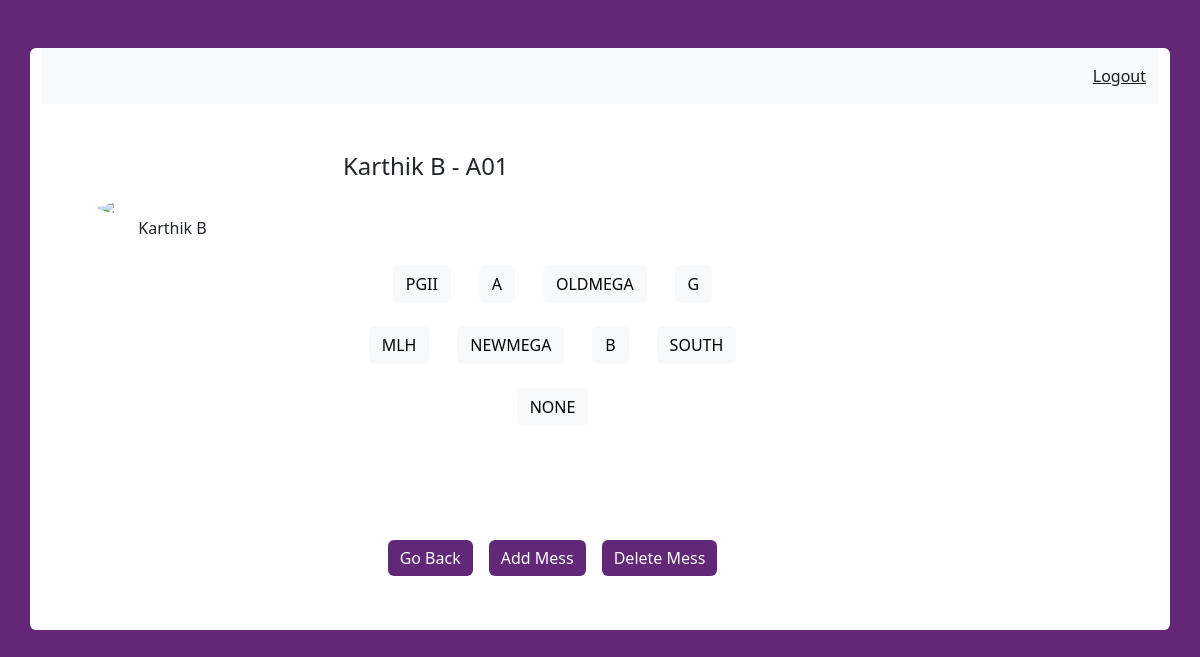
The app's page /A01/admin/admin_mess with its own data.
### tables this page shows
CREATE TABLE admin (
id integer primary key autoincrement,
username text not null,
name text not null,
pwd text not null,
phno text);

CREATE TABLE mess (
id integer primary key autoincrement,
name text not null,
capacity integer not null,
owner text,
category character not null);

### mess.py (the view, shortened to what this page needs)
@app.route('/<username>/admin/admin_mess',methods=('GET','POST'))
def admin_mess(username):
	user = get_post_admin(username)
	conn=connect_db()
	mess=conn.execute('SELECT * FROM mess').fetchall()
	conn.close()
	return render_template('admin_mess.html',user=user, mess=mess)

### mess.py (called while the page is built)
def connect_db():
	conn=sqlite3.connect('database.db')
	conn.row_factory=sqlite3.Row
	return conn

def get_post_admin(username):
	conn=connect_db()
	post=conn.execute('SELECT * FROM admin where username = ?',(username,)).fetchone()
	conn.close()
	if post is None:
		abort(404)
	return post

### templates/admin_mess.html (shortened to what this page needs)
<!DOCTYPE html>
<html lang="en" dir="ltr">
<head>
</head>
<link href="https://cdn.jsdelivr.net/npm/bootstrap@5.2.0-beta1/dist/css/bootstrap.min.css" rel="stylesheet">
<link rel="stylesheet" href="{{ url_for('static', filename='css/profile_style.css') }}">
<body>
  <div class="container rounded bg-white mt-5 mb-5">
    <nav class="navbar navbar-expand-lg navbar-light bg-light">
      <div class="container-fluid">
        <div class="collapse navbar-collapse" id="navbarText">
          <span class="navbar-text">
            <a href="{{ url_for('index') }}">Logout</a>
          </span>
        </div>
      </div>
    </nav>
    <div class="row">
      <div class="col-md-3 border-right">
        <div class="d-flex flex-column align-items-center text-center p-3 py-5"><img class="rounded-circle mt-5" width="150px"
            src="https://st3.depositphotos.com/15648834/17930/v/600/depositphotos_179308454-stock-illustration-unknown-person-silhouette-glasses-profile.jpg">
            <span class="font-weight-bold">{{ user['name'] }}</span>
        </div>
      </div>
      <div class="col-md-5 border-right">
        <div class="p-3 py-5">
          <div class="d-flex justify-content-between align-items-center mb-3">
            <h4 class="text-right">{{ user['name'] }} - {{ user['username'] }}</h4>
          </div>
          <form method=post>
            <div class="container">
          <div class="mt-5 text-center">
          {% for mess in mess %}
          <button style="margin:3%;"class="btn btn-light" type="submit" name="action" value="{{mess['name']}}">{{mess['name'].upper()}}</button>
          {% endfor %}
          </div>
          <br>
          <br>
          <div class="mt-5 text-center">
            <button style="margin:1.5%;" class="btn btn-dark profile-button" type="submit" name="action" value="goback">Go Back</button>
            <button style="margin:1.5%;" class="btn btn-dark profile-button" type="submit" name="action" value="addmess">Add Mess</button>
            <button style="margin:1.5%;" class="btn btn-dark profile-button" type="submit" name="action" value="deletemess">Delete Mess</button>
          </div>
        </form>
          </div>
      </div>
    </div>
  </div>
</body>
</html>

### static/css/profile_style.css (style rules this page uses)
body { background: rgb(99, 39, 120) }
.profile-button { background: rgb(99, 39, 120); box-shadow: none; border: none }

### records on screen
admin: name "Karthik B", username "A01"
mess: name "PGII"
mess: name "A"
mess: name "OLDMEGA"
mess: name "G"
mess: name "MLH"
mess: name "NEWMEGA"
mess: name "B"
mess: name "SOUTH"
mess: name "NONE"
